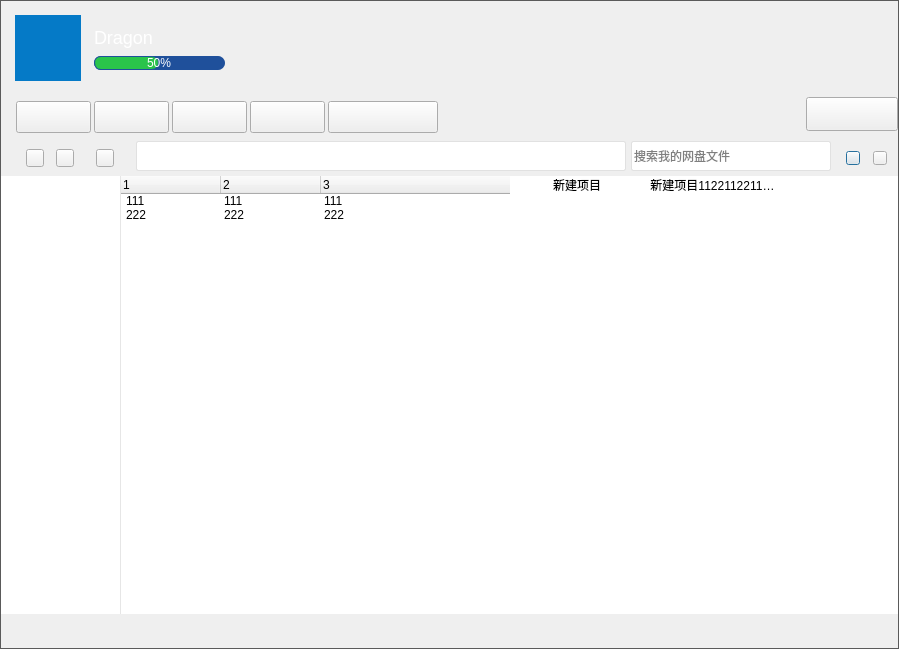
<?xml version="1.0" encoding="UTF-8"?>
<ui version="4.0">
 <class>Dialog_Main</class>
 <widget class="QDialog" name="Dialog_Main">
  <property name="geometry">
   <rect>
    <x>0</x>
    <y>0</y>
    <width>899</width>
    <height>649</height>
   </rect>
  </property>
  <property name="minimumSize">
   <size>
    <width>899</width>
    <height>649</height>
   </size>
  </property>
  <property name="windowTitle">
   <string>Dialog</string>
  </property>
  <property name="styleSheet">
   <string notr="true">#widget_title
{
	border: 0px;
	border-top:1px solid rgb(90, 90, 90);
	border-left:1px solid rgb(90, 90, 90);
	border-right:1px solid rgb(90, 90, 90);
}
#widget_center
{
	border: 0px;
	border-bottom:1px solid rgb(90, 90, 90);
	border-left:1px solid rgb(90, 90, 90);
	border-right:1px solid rgb(90, 90, 90);
}
#widget_title
{
	background-image: url(:/img/maiform_title.png);
}
#widget_tool
{
	background-image: url(:/img/mainform_tool.png);
}
#widget_status
{
	background-image: url(:/img/maiform_statusbar.png);
}
#widget_client
{
	
	background-color: rgb(255, 255, 255);
}
#widget_pos
{
	background-image: url(:/img/mainform_pos.png);
}
#widget_pic
{
	background-color: rgb(5, 122, 199);
}
#label_pic
{
	background-image: url(:/img/mainform_userpic.png);
}
#label_username
{
	font-family:'Microsoft YaHei';
	font-size:18px;
	color:white;
}
QProgressBar 
{
border-radius: 7px;
background: rgb(31, 80, 155);
text-align: center;
color: white;
}
QProgressBar::chunk 
{
border-radius:7px;
border:1px solid rgb(31, 80, 155);
background:rgb(42, 196, 74);
}

#pushButton_upload
{
	border-image: url(:/img/button_upload_normal.png);
}
#pushButton_upload:hover
{
	border-image: url(:/img/button_upload_mouseon.png);
}
#pushButton_upload:pressed
{
	border-image: url(:/img/button_upload_mousedown.png);
}

#pushButton_download
{
	border-image: url(:/img/button_download_normal.png);
}
#pushButton_download:hover
{
	border-image: url(:/img/button_download_mouseon.png);
}
#pushButton_download:pressed
{
	border-image: url(:/img/button_download_mousedown.png);
}

#pushButton_share
{
	border-image: url(:/img/button_share_normal.png);
}
#pushButton_share:hover
{
	border-image: url(:/img/button_share_mouseon.png);
}
#pushButton_share:pressed
{
	border-image: url(:/img/button_share_mousedown.png);
}

#pushButton_delete
{
	border-image: url(:/img/button_delete_normal.png);
}
#pushButton_delete:hover
{
	border-image: url(:/img/button_delete_mouseon.png);
}
#pushButton_delete:pressed
{
	border-image: url(:/img/button_delete_mousedown.png);
}

#pushButton_newdir
{
	border-image: url(:/img/button_newdir_normal.png);
}
#pushButton_newdir:hover
{
	border-image: url(:/img/button_newdir_mouseon.png);
}
#pushButton_newdir:pressed
{
	border-image: url(:/img/button_newdir_mousedown.png);
}

#pushButton_task
{
	border-image: url(:/img/button_task_normal.png);
}
#pushButton_task:hover
{
	border-image: url(:/img/button_task_mouseon.png);
}
#pushButton_task:pressed
{
	border-image: url(:/img/button_task_mousedown.png);
}

#pushButton_backward
{
	border-image: url(:/img/button_backward_normal.png);
}
#pushButton_backward:hover
{
	border-image: url(:/img/button_backward_mouseon.png);
}
#pushButton_backward:pressed
{
	border-image: url(:/img/button_backward_mouseon.png);
}

#pushButton_forward
{
	border-image: url(:/img/button_forward_normal.png);
}
#pushButton_forward:hover
{
	border-image: url(:/img/button_forward_mouseon.png);
}
#pushButton_forward:pressed
{
	border-image: url(:/img/button_forward_mouseon.png);
}

#pushButton_refresh
{
	border-image: url(:/img/button_refresh_normal.png);
}
#pushButton_refresh:hover
{
	border-image: url(:/img/button_refresh_mouseon.png);
}
#pushButton_refresh:pressed
{
	border-image: url(:/img/button_refresh_mouseon.png);
}

QLineEdit
{
	border-radius:2px;
	border:1px solid rgb(225, 225, 225);
	font-family:'Microsoft YaHei';
}

#pushButton_showclass
{
	border-image: url(:/img/button_class_normal.png);
}
#pushButton_showclass:hover
{
	border-image: url(:/img/button_class_mouseon.png);
}
#pushButton_showclass:pressed
{
	border-image: url(:/img/button_class_mouseon.png);
}

#pushButton_changemodel
{
	border-image: url(:/img/button_icon_normal.png);
}
#pushButton_changemodel:hover
{
	border-image: url(:/img/button_icon_mouseon.png);
}
#pushButton_changemodel:pressed
{
	border-image: url(:/img/button_icon_mouseon.png);
}

#listWidget_file, #treeWidget
{
	border: 0px;
	font-family:'Microsoft YaHei';
}

#listWidget_class
{
	border: 0px;
	border-right:1px solid rgb(230, 230, 230);
	font-family:'Microsoft YaHei';
	padding-left:22;
}</string>
  </property>
  <layout class="QVBoxLayout" name="verticalLayout_3">
   <property name="spacing">
    <number>0</number>
   </property>
   <property name="margin">
    <number>0</number>
   </property>
   <item>
    <widget class="QWidget" name="widget_title" native="true">
     <property name="sizePolicy">
      <sizepolicy hsizetype="Preferred" vsizetype="Fixed">
       <horstretch>0</horstretch>
       <verstretch>0</verstretch>
      </sizepolicy>
     </property>
     <property name="minimumSize">
      <size>
       <width>0</width>
       <height>97</height>
      </size>
     </property>
     <property name="maximumSize">
      <size>
       <width>16777215</width>
       <height>97</height>
      </size>
     </property>
     <widget class="QWidget" name="widget_pic" native="true">
      <property name="geometry">
       <rect>
        <x>15</x>
        <y>15</y>
        <width>66</width>
        <height>66</height>
       </rect>
      </property>
      <property name="sizePolicy">
       <sizepolicy hsizetype="Fixed" vsizetype="Fixed">
        <horstretch>0</horstretch>
        <verstretch>0</verstretch>
       </sizepolicy>
      </property>
      <property name="minimumSize">
       <size>
        <width>66</width>
        <height>66</height>
       </size>
      </property>
      <property name="maximumSize">
       <size>
        <width>66</width>
        <height>66</height>
       </size>
      </property>
      <layout class="QVBoxLayout" name="verticalLayout_2">
       <property name="spacing">
        <number>0</number>
       </property>
       <property name="margin">
        <number>1</number>
       </property>
       <item>
        <widget class="QLabel" name="label_pic">
         <property name="text">
          <string/>
         </property>
        </widget>
       </item>
      </layout>
     </widget>
     <widget class="QLabel" name="label_username">
      <property name="geometry">
       <rect>
        <x>94</x>
        <y>27</y>
        <width>111</width>
        <height>21</height>
       </rect>
      </property>
      <property name="text">
       <string>Dragon</string>
      </property>
     </widget>
     <widget class="QProgressBar" name="progressBar">
      <property name="geometry">
       <rect>
        <x>94</x>
        <y>56</y>
        <width>131</width>
        <height>14</height>
       </rect>
      </property>
      <property name="autoFillBackground">
       <bool>false</bool>
      </property>
      <property name="value">
       <number>50</number>
      </property>
      <property name="textVisible">
       <bool>true</bool>
      </property>
      <property name="invertedAppearance">
       <bool>false</bool>
      </property>
     </widget>
    </widget>
   </item>
   <item>
    <widget class="QWidget" name="widget_center" native="true">
     <layout class="QVBoxLayout" name="verticalLayout">
      <property name="spacing">
       <number>0</number>
      </property>
      <property name="leftMargin">
       <number>1</number>
      </property>
      <property name="topMargin">
       <number>0</number>
      </property>
      <property name="rightMargin">
       <number>1</number>
      </property>
      <property name="bottomMargin">
       <number>1</number>
      </property>
      <item>
       <widget class="QWidget" name="widget_tool" native="true">
        <property name="sizePolicy">
         <sizepolicy hsizetype="Preferred" vsizetype="Fixed">
          <horstretch>0</horstretch>
          <verstretch>0</verstretch>
         </sizepolicy>
        </property>
        <property name="minimumSize">
         <size>
          <width>0</width>
          <height>40</height>
         </size>
        </property>
        <property name="maximumSize">
         <size>
          <width>16777215</width>
          <height>40</height>
         </size>
        </property>
        <layout class="QHBoxLayout" name="horizontalLayout_3">
         <property name="spacing">
          <number>1</number>
         </property>
         <property name="leftMargin">
          <number>5</number>
         </property>
         <property name="topMargin">
          <number>0</number>
         </property>
         <property name="rightMargin">
          <number>0</number>
         </property>
         <property name="bottomMargin">
          <number>2</number>
         </property>
         <item>
          <widget class="QWidget" name="widget_3" native="true">
           <property name="sizePolicy">
            <sizepolicy hsizetype="Preferred" vsizetype="Fixed">
             <horstretch>0</horstretch>
             <verstretch>0</verstretch>
            </sizepolicy>
           </property>
           <property name="minimumSize">
            <size>
             <width>0</width>
             <height>40</height>
            </size>
           </property>
           <property name="maximumSize">
            <size>
             <width>16777215</width>
             <height>40</height>
            </size>
           </property>
           <layout class="QHBoxLayout" name="horizontalLayout_2">
            <property name="spacing">
             <number>3</number>
            </property>
            <property name="leftMargin">
             <number>10</number>
            </property>
            <property name="topMargin">
             <number>3</number>
            </property>
            <property name="rightMargin">
             <number>3</number>
            </property>
            <property name="bottomMargin">
             <number>3</number>
            </property>
            <item>
             <widget class="QPushButton" name="pushButton_upload">
              <property name="sizePolicy">
               <sizepolicy hsizetype="Fixed" vsizetype="Fixed">
                <horstretch>0</horstretch>
                <verstretch>0</verstretch>
               </sizepolicy>
              </property>
              <property name="minimumSize">
               <size>
                <width>75</width>
                <height>32</height>
               </size>
              </property>
              <property name="maximumSize">
               <size>
                <width>75</width>
                <height>32</height>
               </size>
              </property>
              <property name="focusPolicy">
               <enum>Qt::NoFocus</enum>
              </property>
              <property name="text">
               <string/>
              </property>
             </widget>
            </item>
            <item>
             <widget class="QPushButton" name="pushButton_download">
              <property name="sizePolicy">
               <sizepolicy hsizetype="Fixed" vsizetype="Fixed">
                <horstretch>0</horstretch>
                <verstretch>0</verstretch>
               </sizepolicy>
              </property>
              <property name="minimumSize">
               <size>
                <width>75</width>
                <height>32</height>
               </size>
              </property>
              <property name="maximumSize">
               <size>
                <width>75</width>
                <height>32</height>
               </size>
              </property>
              <property name="focusPolicy">
               <enum>Qt::NoFocus</enum>
              </property>
              <property name="text">
               <string/>
              </property>
             </widget>
            </item>
            <item>
             <widget class="QPushButton" name="pushButton_share">
              <property name="sizePolicy">
               <sizepolicy hsizetype="Fixed" vsizetype="Fixed">
                <horstretch>0</horstretch>
                <verstretch>0</verstretch>
               </sizepolicy>
              </property>
              <property name="minimumSize">
               <size>
                <width>75</width>
                <height>32</height>
               </size>
              </property>
              <property name="maximumSize">
               <size>
                <width>75</width>
                <height>32</height>
               </size>
              </property>
              <property name="focusPolicy">
               <enum>Qt::NoFocus</enum>
              </property>
              <property name="text">
               <string/>
              </property>
             </widget>
            </item>
            <item>
             <widget class="QPushButton" name="pushButton_delete">
              <property name="sizePolicy">
               <sizepolicy hsizetype="Fixed" vsizetype="Fixed">
                <horstretch>0</horstretch>
                <verstretch>0</verstretch>
               </sizepolicy>
              </property>
              <property name="minimumSize">
               <size>
                <width>75</width>
                <height>32</height>
               </size>
              </property>
              <property name="maximumSize">
               <size>
                <width>75</width>
                <height>32</height>
               </size>
              </property>
              <property name="focusPolicy">
               <enum>Qt::NoFocus</enum>
              </property>
              <property name="text">
               <string/>
              </property>
             </widget>
            </item>
            <item>
             <widget class="QPushButton" name="pushButton_newdir">
              <property name="sizePolicy">
               <sizepolicy hsizetype="Fixed" vsizetype="Fixed">
                <horstretch>0</horstretch>
                <verstretch>0</verstretch>
               </sizepolicy>
              </property>
              <property name="minimumSize">
               <size>
                <width>110</width>
                <height>32</height>
               </size>
              </property>
              <property name="maximumSize">
               <size>
                <width>110</width>
                <height>32</height>
               </size>
              </property>
              <property name="focusPolicy">
               <enum>Qt::NoFocus</enum>
              </property>
              <property name="text">
               <string/>
              </property>
             </widget>
            </item>
           </layout>
          </widget>
         </item>
         <item>
          <widget class="QWidget" name="widget_2" native="true">
           <property name="sizePolicy">
            <sizepolicy hsizetype="Preferred" vsizetype="Fixed">
             <horstretch>0</horstretch>
             <verstretch>0</verstretch>
            </sizepolicy>
           </property>
           <property name="minimumSize">
            <size>
             <width>0</width>
             <height>40</height>
            </size>
           </property>
           <property name="maximumSize">
            <size>
             <width>16777215</width>
             <height>40</height>
            </size>
           </property>
           <layout class="QHBoxLayout" name="horizontalLayout">
            <property name="topMargin">
             <number>0</number>
            </property>
            <property name="rightMargin">
             <number>0</number>
            </property>
            <item>
             <spacer name="horizontalSpacer">
              <property name="orientation">
               <enum>Qt::Horizontal</enum>
              </property>
              <property name="sizeHint" stdset="0">
               <size>
                <width>354</width>
                <height>20</height>
               </size>
              </property>
             </spacer>
            </item>
            <item>
             <widget class="QPushButton" name="pushButton_task">
              <property name="sizePolicy">
               <sizepolicy hsizetype="Fixed" vsizetype="Fixed">
                <horstretch>0</horstretch>
                <verstretch>0</verstretch>
               </sizepolicy>
              </property>
              <property name="minimumSize">
               <size>
                <width>92</width>
                <height>34</height>
               </size>
              </property>
              <property name="maximumSize">
               <size>
                <width>92</width>
                <height>34</height>
               </size>
              </property>
              <property name="focusPolicy">
               <enum>Qt::NoFocus</enum>
              </property>
              <property name="text">
               <string/>
              </property>
             </widget>
            </item>
           </layout>
          </widget>
         </item>
        </layout>
       </widget>
      </item>
      <item>
       <widget class="QWidget" name="widget_pos" native="true">
        <property name="sizePolicy">
         <sizepolicy hsizetype="Preferred" vsizetype="Fixed">
          <horstretch>0</horstretch>
          <verstretch>0</verstretch>
         </sizepolicy>
        </property>
        <property name="minimumSize">
         <size>
          <width>0</width>
          <height>39</height>
         </size>
        </property>
        <property name="maximumSize">
         <size>
          <width>16777215</width>
          <height>39</height>
         </size>
        </property>
        <layout class="QHBoxLayout" name="horizontalLayout_4">
         <property name="spacing">
          <number>5</number>
         </property>
         <property name="leftMargin">
          <number>5</number>
         </property>
         <property name="topMargin">
          <number>2</number>
         </property>
         <property name="rightMargin">
          <number>2</number>
         </property>
         <property name="bottomMargin">
          <number>2</number>
         </property>
         <item>
          <widget class="QWidget" name="widget_4" native="true">
           <property name="sizePolicy">
            <sizepolicy hsizetype="Fixed" vsizetype="Preferred">
             <horstretch>0</horstretch>
             <verstretch>0</verstretch>
            </sizepolicy>
           </property>
           <property name="minimumSize">
            <size>
             <width>125</width>
             <height>0</height>
            </size>
           </property>
           <property name="maximumSize">
            <size>
             <width>125</width>
             <height>16777215</height>
            </size>
           </property>
           <widget class="QPushButton" name="pushButton_backward">
            <property name="geometry">
             <rect>
              <x>20</x>
              <y>10</y>
              <width>18</width>
              <height>18</height>
             </rect>
            </property>
            <property name="sizePolicy">
             <sizepolicy hsizetype="Fixed" vsizetype="Fixed">
              <horstretch>0</horstretch>
              <verstretch>0</verstretch>
             </sizepolicy>
            </property>
            <property name="minimumSize">
             <size>
              <width>18</width>
              <height>18</height>
             </size>
            </property>
            <property name="maximumSize">
             <size>
              <width>18</width>
              <height>18</height>
             </size>
            </property>
            <property name="focusPolicy">
             <enum>Qt::NoFocus</enum>
            </property>
            <property name="text">
             <string/>
            </property>
           </widget>
           <widget class="QPushButton" name="pushButton_forward">
            <property name="geometry">
             <rect>
              <x>50</x>
              <y>10</y>
              <width>18</width>
              <height>18</height>
             </rect>
            </property>
            <property name="sizePolicy">
             <sizepolicy hsizetype="Fixed" vsizetype="Fixed">
              <horstretch>0</horstretch>
              <verstretch>0</verstretch>
             </sizepolicy>
            </property>
            <property name="minimumSize">
             <size>
              <width>18</width>
              <height>18</height>
             </size>
            </property>
            <property name="maximumSize">
             <size>
              <width>18</width>
              <height>18</height>
             </size>
            </property>
            <property name="focusPolicy">
             <enum>Qt::NoFocus</enum>
            </property>
            <property name="text">
             <string/>
            </property>
           </widget>
           <widget class="QPushButton" name="pushButton_refresh">
            <property name="geometry">
             <rect>
              <x>90</x>
              <y>10</y>
              <width>18</width>
              <height>18</height>
             </rect>
            </property>
            <property name="sizePolicy">
             <sizepolicy hsizetype="Fixed" vsizetype="Fixed">
              <horstretch>0</horstretch>
              <verstretch>0</verstretch>
             </sizepolicy>
            </property>
            <property name="minimumSize">
             <size>
              <width>18</width>
              <height>18</height>
             </size>
            </property>
            <property name="maximumSize">
             <size>
              <width>18</width>
              <height>18</height>
             </size>
            </property>
            <property name="focusPolicy">
             <enum>Qt::NoFocus</enum>
            </property>
            <property name="text">
             <string/>
            </property>
           </widget>
           <widget class="QLabel" name="label_loding">
            <property name="geometry">
             <rect>
              <x>90</x>
              <y>10</y>
              <width>18</width>
              <height>18</height>
             </rect>
            </property>
            <property name="sizePolicy">
             <sizepolicy hsizetype="Fixed" vsizetype="Fixed">
              <horstretch>0</horstretch>
              <verstretch>0</verstretch>
             </sizepolicy>
            </property>
            <property name="maximumSize">
             <size>
              <width>18</width>
              <height>18</height>
             </size>
            </property>
            <property name="text">
             <string/>
            </property>
           </widget>
          </widget>
         </item>
         <item>
          <widget class="QLineEdit" name="lineEdit_pos">
           <property name="minimumSize">
            <size>
             <width>0</width>
             <height>30</height>
            </size>
           </property>
           <property name="maximumSize">
            <size>
             <width>16777215</width>
             <height>30</height>
            </size>
           </property>
           <property name="focusPolicy">
            <enum>Qt::NoFocus</enum>
           </property>
           <property name="readOnly">
            <bool>true</bool>
           </property>
          </widget>
         </item>
         <item>
          <widget class="QLineEdit" name="lineEdit_search">
           <property name="sizePolicy">
            <sizepolicy hsizetype="Fixed" vsizetype="Fixed">
             <horstretch>0</horstretch>
             <verstretch>0</verstretch>
            </sizepolicy>
           </property>
           <property name="minimumSize">
            <size>
             <width>200</width>
             <height>30</height>
            </size>
           </property>
           <property name="maximumSize">
            <size>
             <width>200</width>
             <height>30</height>
            </size>
           </property>
           <property name="placeholderText">
            <string>搜索我的网盘文件</string>
           </property>
          </widget>
         </item>
         <item>
          <widget class="QWidget" name="widget" native="true">
           <property name="sizePolicy">
            <sizepolicy hsizetype="Fixed" vsizetype="Preferred">
             <horstretch>0</horstretch>
             <verstretch>0</verstretch>
            </sizepolicy>
           </property>
           <property name="minimumSize">
            <size>
             <width>60</width>
             <height>0</height>
            </size>
           </property>
           <property name="maximumSize">
            <size>
             <width>60</width>
             <height>16777215</height>
            </size>
           </property>
           <widget class="QPushButton" name="pushButton_showclass">
            <property name="geometry">
             <rect>
              <x>10</x>
              <y>12</y>
              <width>14</width>
              <height>14</height>
             </rect>
            </property>
            <property name="text">
             <string/>
            </property>
           </widget>
           <widget class="QPushButton" name="pushButton_changemodel">
            <property name="geometry">
             <rect>
              <x>37</x>
              <y>12</y>
              <width>14</width>
              <height>14</height>
             </rect>
            </property>
            <property name="text">
             <string/>
            </property>
           </widget>
          </widget>
         </item>
        </layout>
       </widget>
      </item>
      <item>
       <widget class="QWidget" name="widget_client" native="true">
        <layout class="QHBoxLayout" name="horizontalLayout_5">
         <property name="spacing">
          <number>0</number>
         </property>
         <property name="margin">
          <number>0</number>
         </property>
         <item>
          <widget class="QListWidget" name="listWidget_class">
           <property name="sizePolicy">
            <sizepolicy hsizetype="Fixed" vsizetype="Expanding">
             <horstretch>0</horstretch>
             <verstretch>0</verstretch>
            </sizepolicy>
           </property>
           <property name="minimumSize">
            <size>
             <width>120</width>
             <height>0</height>
            </size>
           </property>
           <property name="maximumSize">
            <size>
             <width>120</width>
             <height>16777215</height>
            </size>
           </property>
           <property name="editTriggers">
            <set>QAbstractItemView::NoEditTriggers</set>
           </property>
           <property name="spacing">
            <number>5</number>
           </property>
          </widget>
         </item>
         <item>
          <widget class="QWidget" name="widget_right" native="true">
           <layout class="QHBoxLayout" name="horizontalLayout_6">
            <property name="spacing">
             <number>0</number>
            </property>
            <property name="margin">
             <number>0</number>
            </property>
            <item>
             <widget class="QTreeWidget" name="treeWidget">
              <property name="frameShape">
               <enum>QFrame::StyledPanel</enum>
              </property>
              <property name="editTriggers">
               <set>QAbstractItemView::AllEditTriggers</set>
              </property>
              <property name="indentation">
               <number>2</number>
              </property>
              <property name="columnCount">
               <number>3</number>
              </property>
              <attribute name="headerCascadingSectionResizes">
               <bool>false</bool>
              </attribute>
              <attribute name="headerShowSortIndicator" stdset="0">
               <bool>true</bool>
              </attribute>
              <column>
               <property name="text">
                <string notr="true">1</string>
               </property>
              </column>
              <column>
               <property name="text">
                <string notr="true">2</string>
               </property>
              </column>
              <column>
               <property name="text">
                <string notr="true">3</string>
               </property>
              </column>
              <item>
               <property name="text">
                <string>111</string>
               </property>
               <property name="text">
                <string>111</string>
               </property>
               <property name="text">
                <string>111</string>
               </property>
              </item>
              <item>
               <property name="text">
                <string>222</string>
               </property>
               <property name="text">
                <string>222</string>
               </property>
               <property name="text">
                <string>222</string>
               </property>
              </item>
             </widget>
            </item>
            <item>
             <widget class="QListWidget" name="listWidget_file">
              <property name="focusPolicy">
               <enum>Qt::NoFocus</enum>
              </property>
              <property name="frameShape">
               <enum>QFrame::StyledPanel</enum>
              </property>
              <property name="lineWidth">
               <number>0</number>
              </property>
              <property name="editTriggers">
               <set>QAbstractItemView::AllEditTriggers</set>
              </property>
              <property name="alternatingRowColors">
               <bool>false</bool>
              </property>
              <property name="iconSize">
               <size>
                <width>131</width>
                <height>100</height>
               </size>
              </property>
              <property name="textElideMode">
               <enum>Qt::ElideRight</enum>
              </property>
              <property name="movement">
               <enum>QListView::Static</enum>
              </property>
              <property name="resizeMode">
               <enum>QListView::Adjust</enum>
              </property>
              <property name="layoutMode">
               <enum>QListView::SinglePass</enum>
              </property>
              <property name="spacing">
               <number>10</number>
              </property>
              <property name="gridSize">
               <size>
                <width>135</width>
                <height>122</height>
               </size>
              </property>
              <property name="viewMode">
               <enum>QListView::IconMode</enum>
              </property>
              <property name="uniformItemSizes">
               <bool>true</bool>
              </property>
              <property name="wordWrap">
               <bool>false</bool>
              </property>
              <property name="selectionRectVisible">
               <bool>false</bool>
              </property>
              <item>
               <property name="text">
                <string>新建项目</string>
               </property>
               <property name="icon">
                <iconset>
                 <normalon>:/img/folder-131-100.png</normalon>
                </iconset>
               </property>
              </item>
              <item>
               <property name="text">
                <string>新建项目112211221122asaasasasas</string>
               </property>
               <property name="icon">
                <iconset>
                 <normalon>:/img/folder-131-100.png</normalon>
                </iconset>
               </property>
              </item>
             </widget>
            </item>
           </layout>
          </widget>
         </item>
        </layout>
       </widget>
      </item>
      <item>
       <widget class="QWidget" name="widget_status" native="true">
        <property name="sizePolicy">
         <sizepolicy hsizetype="Preferred" vsizetype="Fixed">
          <horstretch>0</horstretch>
          <verstretch>0</verstretch>
         </sizepolicy>
        </property>
        <property name="minimumSize">
         <size>
          <width>0</width>
          <height>34</height>
         </size>
        </property>
        <property name="maximumSize">
         <size>
          <width>16777215</width>
          <height>34</height>
         </size>
        </property>
        <widget class="QLabel" name="label_status">
         <property name="geometry">
          <rect>
           <x>10</x>
           <y>10</y>
           <width>251</width>
           <height>16</height>
          </rect>
         </property>
         <property name="text">
          <string/>
         </property>
        </widget>
       </widget>
      </item>
     </layout>
     <zorder>widget_status</zorder>
     <zorder>widget_client</zorder>
     <zorder>widget_pos</zorder>
     <zorder>widget_tool</zorder>
    </widget>
   </item>
  </layout>
 </widget>
 <resources>
  <include location="res_mainform.qrc"/>
 </resources>
 <connections/>
</ui>
